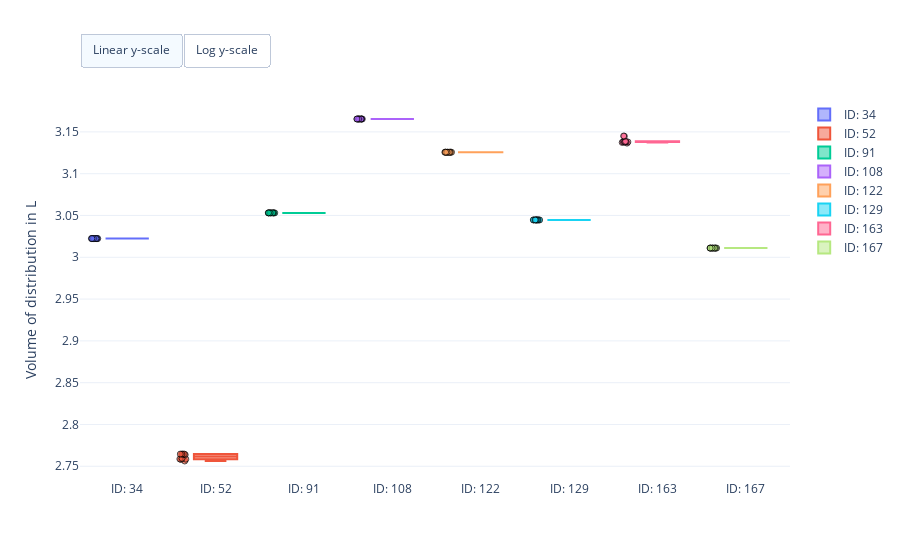
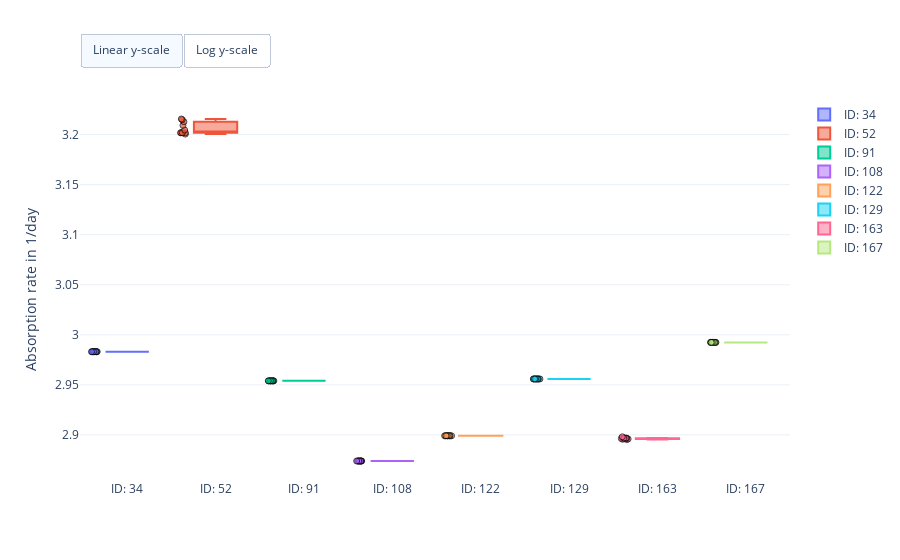
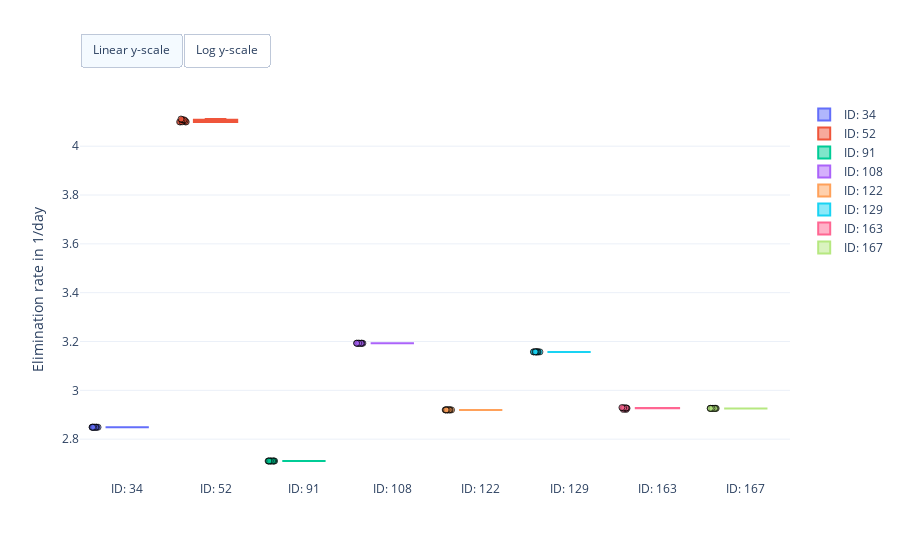
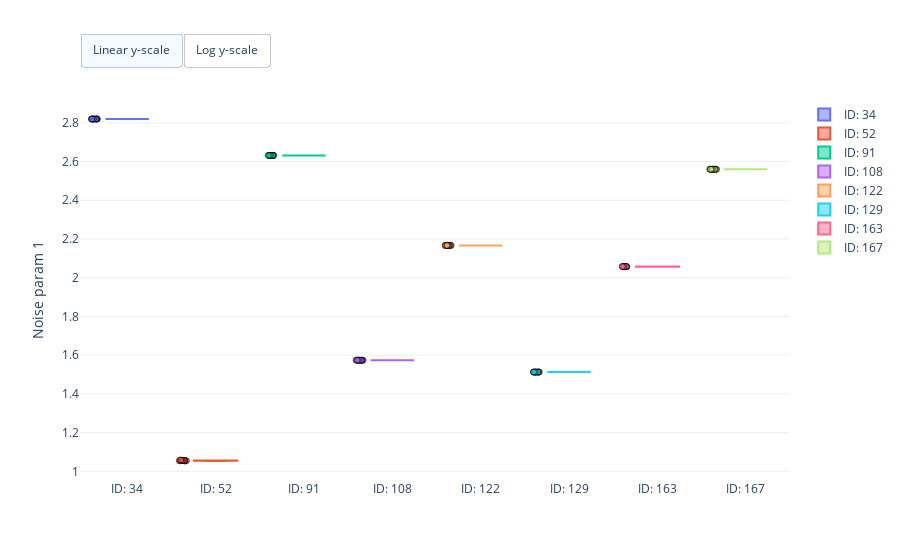

Source (notebook cell) for these figures, in order:
### Markdown cell above
### Visualise optimisation results

### Code cell
fig = erlo.plots.ParameterEstimatePlot()
fig.add_data(map_estimates)

fig.show()

### Figure 1 — Plotly figure (JSON) as saved in the notebook; plotly's stock layout.template omitted (floating-point values rounded to 4 significant figures)
{"data": [{"boxpoints": "all", "hovertemplate": "Estimate: %{y:.2f}<br>%{text}", "jitter": 0.2, "line": {"color": "#636EFA"}, "marker": {"color": "#636EFA", "line": {"color": "black", "width": 1}, "opacity": 0.7, "symbol": "circle"}, "name": "ID: 34", "pointpos": -1.5, "text": ["Run: 1 <br>Log-posterior score: -8.34", "Run: 2 <br>Log-posterior score: -8.34", "Run: 3 <br>Log-posterior score: -8.34", "Run: 4 <br>Log-posterior score: -8.34", "Run: 5 <br>Log-posterior score: -8.34", "Run: 6 <br>Log-posterior score: -8.34", "Run: 7 <br>Log-posterior score: -8.34", "Run: 8 <br>Log-posterior score: -8.34", "Run: 9 <br>Log-posterior score: -8.34", "Run: 10 <br>Log-posterior score: -8.34"], "type": "box", "visible": true, "y": [3.022, 3.022, 3.022, 3.022, 3.022, 3.022, 3.022, 3.022, 3.022, 3.022]}, {"boxpoints": "all", "hovertemplate": "Estimate: %{y:.2f}<br>%{text}", "jitter": 0.2, "line": {"color": "#EF553B"}, "marker": {"color": "#EF553B", "line": {"color": "black", "width": 1}, "opacity": 0.7, "symbol": "circle"}, "name": "ID: 52", "pointpos": -1.5, "text": ["Run: 1 <br>Log-posterior score: -7.49", "Run: 2 <br>Log-posterior score: -7.49", "Run: 3 <br>Log-posterior score: -7.49", "Run: 4 <br>Log-posterior score: -7.49", "Run: 5 <br>Log-posterior score: -7.49", "Run: 6 <br>Log-posterior score: -7.49", "Run: 7 <br>Log-posterior score: -7.49", "Run: 8 <br>Log-posterior score: -7.49", "Run: 9 <br>Log-posterior score: -7.49", "Run: 10 <br>Log-posterior score: -7.49"], "type": "box", "visible": true, "y": [2.759, 2.765, 2.758, 2.765, 2.759, 2.759, 2.756, 2.764, 2.765, 2.765]}, {"boxpoints": "all", "hovertemplate": "Estimate: %{y:.2f}<br>%{text}", "jitter": 0.2, "line": {"color": "#00CC96"}, "marker": {"color": "#00CC96", "line": {"color": "black", "width": 1}, "opacity": 0.7, "symbol": "circle"}, "name": "ID: 91", "pointpos": -1.5, "text": ["Run: 1 <br>Log-posterior score: -10.89", "Run: 2 <br>Log-posterior score: -10.89", "Run: 3 <br>Log-posterior score: -10.89", "Run: 4 <br>Log-posterior score: -10.89", "Run: 5 <br>Log-posterior score: -10.89", "Run: 6 <br>Log-posterior score: -10.89", "Run: 7 <br>Log-posterior score: -10.89", "Run: 8 <br>Log-posterior score: -10.89", "Run: 9 <br>Log-posterior score: -10.89", "Run: 10 <br>Log-posterior score: -10.89"], "type": "box", "visible": true, "y": [3.053, 3.053, 3.053, 3.053, 3.053, 3.053, 3.053, 3.053, 3.053, 3.053]}, {"boxpoints": "all", "hovertemplate": "Estimate: %{y:.2f}<br>%{text}", "jitter": 0.2, "line": {"color": "#AB63FA"}, "marker": {"color": "#AB63FA", "line": {"color": "black", "width": 1}, "opacity": 0.7, "symbol": "circle"}, "name": "ID: 108", "pointpos": -1.5, "text": ["Run: 1 <br>Log-posterior score: -9.85", "Run: 2 <br>Log-posterior score: -9.85", "Run: 3 <br>Log-posterior score: -9.85", "Run: 4 <br>Log-posterior score: -9.85", "Run: 5 <br>Log-posterior score: -9.85", "Run: 6 <br>Log-posterior score: -9.85", "Run: 7 <br>Log-posterior score: -9.85", "Run: 8 <br>Log-posterior score: -9.85", "Run: 9 <br>Log-posterior score: -9.85", "Run: 10 <br>Log-posterior score: -9.85"], "type": "box", "visible": true, "y": [3.165, 3.165, 3.165, 3.165, 3.165, 3.165, 3.165, 3.165, 3.165, 3.165]}, {"boxpoints": "all", "hovertemplate": "Estimate: %{y:.2f}<br>%{text}", "jitter": 0.2, "line": {"color": "#FFA15A"}, "marker": {"color": "#FFA15A", "line": {"color": "black", "width": 1}, "opacity": 0.7, "symbol": "circle"}, "name": "ID: 122", "pointpos": -1.5, "text": ["Run: 1 <br>Log-posterior score: -10.44", "Run: 2 <br>Log-posterior score: -10.44", "Run: 3 <br>Log-posterior score: -10.44", "Run: 4 <br>Log-posterior score: -10.44", "Run: 5 <br>Log-posterior score: -10.44", "Run: 6 <br>Log-posterior score: -10.44", "Run: 7 <br>Log-posterior score: -10.44", "Run: 8 <br>Log-posterior score: -10.44", "Run: 9 <br>Log-posterior score: -10.44", "Run: 10 <br>Log-posterior score: -10.44"], "type": "box", "visible": true, "y": [3.126, 3.126, 3.126, 3.126, 3.126, 3.126, 3.126, 3.126, 3.126, 3.126]}, {"boxpoints": "all", "hovertemplate": "Estimate: %{y:.2f}<br>%{text}", "jitter": 0.2, "line": {"color": "#19D3F3"}, "marker": {"color": "#19D3F3", "line": {"color": "black", "width": 1}, "opacity": 0.7, "symbol": "circle"}, "name": "ID: 129", "pointpos": -1.5, "text": ["Run: 1 <br>Log-posterior score: -9.83", "Run: 2 <br>Log-posterior score: -9.83", "Run: 3 <br>Log-posterior score: -9.83", "Run: 4 <br>Log-posterior score: -9.83", "Run: 5 <br>Log-posterior score: -9.83", "Run: 6 <br>Log-posterior score: -9.83", "Run: 7 <br>Log-posterior score: -9.83", "Run: 8 <br>Log-posterior score: -9.83", "Run: 9 <br>Log-posterior score: -9.83", "Run: 10 <br>Log-posterior score: -9.83"], "type": "box", "visible": true, "y": [3.045, 3.045, 3.045, 3.045, 3.045, 3.045, 3.045, 3.045, 3.045, 3.045]}, {"boxpoints": "all", "hovertemplate": "Estimate: %{y:.2f}<br>%{text}", "jitter": 0.2, "line": {"color": "#FF6692"}, "marker": {"color": "#FF6692", "line": {"color": "black", "width": 1}, "opacity": 0.7, "symbol": "circle"}, "name": "ID: 163", "pointpos": -1.5, "text": ["Run: 1 <br>Log-posterior score: -10.34", "Run: 2 <br>Log-posterior score: -10.34", "Run: 3 <br>Log-posterior score: -10.34", "Run: 4 <br>Log-posterior score: -10.34", "Run: 5 <br>Log-posterior score: -10.34", "Run: 6 <br>Log-posterior score: -10.34", "Run: 7 <br>Log-posterior score: -10.34", "Run: 8 <br>Log-posterior score: -10.34", "Run: 9 <br>Log-posterior score: -10.34", "Run: 10 <br>Log-posterior score: -10.34"], "type": "box", "visible": true, "y": [3.139, 3.145, 3.138, 3.138, 3.137, 3.138, 3.138, 3.145, 3.138, 3.137]}, {"boxpoints": "all", "hovertemplate": "Estimate: %{y:.2f}<br>%{text}", "jitter": 0.2, "line": {"color": "#B6E880"}, "marker": {"color": "#B6E880", "line": {"color": "black", "width": 1}, "opacity": 0.7, "symbol": "circle"}, "name": "ID: 167", "pointpos": -1.5, "text": ["Run: 1 <br>Log-posterior score: -8.20", "Run: 2 <br>Log-posterior score: -8.20", "Run: 3 <br>Log-posterior score: -8.20", "Run: 4 <br>Log-posterior score: -8.20", "Run: 5 <br>Log-posterior score: -8.20", "Run: 6 <br>Log-posterior score: -8.20", "Run: 7 <br>Log-posterior score: -8.20", "Run: 8 <br>Log-posterior score: -8.20", "Run: 9 <br>Log-posterior score: -8.20", "Run: 10 <br>Log-posterior score: -8.20"], "type": "box", "visible": true, "y": [3.011, 3.011, 3.011, 3.011, 3.011, 3.011, 3.011, 3.011, 3.011, 3.011]}], "layout": {"autosize": true, "updatemenus": [{"buttons": [{"args": [{"yaxis.type": "linear"}], "label": "Linear y-scale", "method": "relayout"}, {"args": [{"yaxis.type": "log"}], "label": "Log y-scale", "method": "relayout"}], "direction": "left", "pad": {"r": 0, "t": -10}, "showactive": true, "type": "buttons", "x": 0, "xanchor": "left", "y": 1.15, "yanchor": "top"}], "yaxis": {"title": {"text": "Volume of distribution in L"}}}}

### Figure 2 — Plotly figure (JSON) as saved in the notebook; plotly's stock layout.template omitted (floating-point values rounded to 4 significant figures)
{"data": [{"boxpoints": "all", "hovertemplate": "Estimate: %{y:.2f}<br>%{text}", "jitter": 0.2, "line": {"color": "#636EFA"}, "marker": {"color": "#636EFA", "line": {"color": "black", "width": 1}, "opacity": 0.7, "symbol": "circle"}, "name": "ID: 34", "pointpos": -1.5, "text": ["Run: 1 <br>Log-posterior score: -8.34", "Run: 2 <br>Log-posterior score: -8.34", "Run: 3 <br>Log-posterior score: -8.34", "Run: 4 <br>Log-posterior score: -8.34", "Run: 5 <br>Log-posterior score: -8.34", "Run: 6 <br>Log-posterior score: -8.34", "Run: 7 <br>Log-posterior score: -8.34", "Run: 8 <br>Log-posterior score: -8.34", "Run: 9 <br>Log-posterior score: -8.34", "Run: 10 <br>Log-posterior score: -8.34"], "type": "box", "visible": true, "y": [2.983, 2.983, 2.983, 2.983, 2.983, 2.983, 2.983, 2.983, 2.983, 2.983]}, {"boxpoints": "all", "hovertemplate": "Estimate: %{y:.2f}<br>%{text}", "jitter": 0.2, "line": {"color": "#EF553B"}, "marker": {"color": "#EF553B", "line": {"color": "black", "width": 1}, "opacity": 0.7, "symbol": "circle"}, "name": "ID: 52", "pointpos": -1.5, "text": ["Run: 1 <br>Log-posterior score: -7.49", "Run: 2 <br>Log-posterior score: -7.49", "Run: 3 <br>Log-posterior score: -7.49", "Run: 4 <br>Log-posterior score: -7.49", "Run: 5 <br>Log-posterior score: -7.49", "Run: 6 <br>Log-posterior score: -7.49", "Run: 7 <br>Log-posterior score: -7.49", "Run: 8 <br>Log-posterior score: -7.49", "Run: 9 <br>Log-posterior score: -7.49", "Run: 10 <br>Log-posterior score: -7.49"], "type": "box", "visible": true, "y": [3.209, 3.202, 3.205, 3.202, 3.213, 3.201, 3.215, 3.216, 3.202, 3.202]}, {"boxpoints": "all", "hovertemplate": "Estimate: %{y:.2f}<br>%{text}", "jitter": 0.2, "line": {"color": "#00CC96"}, "marker": {"color": "#00CC96", "line": {"color": "black", "width": 1}, "opacity": 0.7, "symbol": "circle"}, "name": "ID: 91", "pointpos": -1.5, "text": ["Run: 1 <br>Log-posterior score: -10.89", "Run: 2 <br>Log-posterior score: -10.89", "Run: 3 <br>Log-posterior score: -10.89", "Run: 4 <br>Log-posterior score: -10.89", "Run: 5 <br>Log-posterior score: -10.89", "Run: 6 <br>Log-posterior score: -10.89", "Run: 7 <br>Log-posterior score: -10.89", "Run: 8 <br>Log-posterior score: -10.89", "Run: 9 <br>Log-posterior score: -10.89", "Run: 10 <br>Log-posterior score: -10.89"], "type": "box", "visible": true, "y": [2.954, 2.954, 2.954, 2.954, 2.954, 2.954, 2.954, 2.954, 2.954, 2.954]}, {"boxpoints": "all", "hovertemplate": "Estimate: %{y:.2f}<br>%{text}", "jitter": 0.2, "line": {"color": "#AB63FA"}, "marker": {"color": "#AB63FA", "line": {"color": "black", "width": 1}, "opacity": 0.7, "symbol": "circle"}, "name": "ID: 108", "pointpos": -1.5, "text": ["Run: 1 <br>Log-posterior score: -9.85", "Run: 2 <br>Log-posterior score: -9.85", "Run: 3 <br>Log-posterior score: -9.85", "Run: 4 <br>Log-posterior score: -9.85", "Run: 5 <br>Log-posterior score: -9.85", "Run: 6 <br>Log-posterior score: -9.85", "Run: 7 <br>Log-posterior score: -9.85", "Run: 8 <br>Log-posterior score: -9.85", "Run: 9 <br>Log-posterior score: -9.85", "Run: 10 <br>Log-posterior score: -9.85"], "type": "box", "visible": true, "y": [2.874, 2.874, 2.874, 2.874, 2.874, 2.874, 2.874, 2.874, 2.874, 2.874]}, {"boxpoints": "all", "hovertemplate": "Estimate: %{y:.2f}<br>%{text}", "jitter": 0.2, "line": {"color": "#FFA15A"}, "marker": {"color": "#FFA15A", "line": {"color": "black", "width": 1}, "opacity": 0.7, "symbol": "circle"}, "name": "ID: 122", "pointpos": -1.5, "text": ["Run: 1 <br>Log-posterior score: -10.44", "Run: 2 <br>Log-posterior score: -10.44", "Run: 3 <br>Log-posterior score: -10.44", "Run: 4 <br>Log-posterior score: -10.44", "Run: 5 <br>Log-posterior score: -10.44", "Run: 6 <br>Log-posterior score: -10.44", "Run: 7 <br>Log-posterior score: -10.44", "Run: 8 <br>Log-posterior score: -10.44", "Run: 9 <br>Log-posterior score: -10.44", "Run: 10 <br>Log-posterior score: -10.44"], "type": "box", "visible": true, "y": [2.899, 2.899, 2.899, 2.899, 2.899, 2.899, 2.899, 2.899, 2.899, 2.899]}, {"boxpoints": "all", "hovertemplate": "Estimate: %{y:.2f}<br>%{text}", "jitter": 0.2, "line": {"color": "#19D3F3"}, "marker": {"color": "#19D3F3", "line": {"color": "black", "width": 1}, "opacity": 0.7, "symbol": "circle"}, "name": "ID: 129", "pointpos": -1.5, "text": ["Run: 1 <br>Log-posterior score: -9.83", "Run: 2 <br>Log-posterior score: -9.83", "Run: 3 <br>Log-posterior score: -9.83", "Run: 4 <br>Log-posterior score: -9.83", "Run: 5 <br>Log-posterior score: -9.83", "Run: 6 <br>Log-posterior score: -9.83", "Run: 7 <br>Log-posterior score: -9.83", "Run: 8 <br>Log-posterior score: -9.83", "Run: 9 <br>Log-posterior score: -9.83", "Run: 10 <br>Log-posterior score: -9.83"], "type": "box", "visible": true, "y": [2.956, 2.956, 2.956, 2.956, 2.956, 2.956, 2.956, 2.956, 2.956, 2.956]}, {"boxpoints": "all", "hovertemplate": "Estimate: %{y:.2f}<br>%{text}", "jitter": 0.2, "line": {"color": "#FF6692"}, "marker": {"color": "#FF6692", "line": {"color": "black", "width": 1}, "opacity": 0.7, "symbol": "circle"}, "name": "ID: 163", "pointpos": -1.5, "text": ["Run: 1 <br>Log-posterior score: -10.34", "Run: 2 <br>Log-posterior score: -10.34", "Run: 3 <br>Log-posterior score: -10.34", "Run: 4 <br>Log-posterior score: -10.34", "Run: 5 <br>Log-posterior score: -10.34", "Run: 6 <br>Log-posterior score: -10.34", "Run: 7 <br>Log-posterior score: -10.34", "Run: 8 <br>Log-posterior score: -10.34", "Run: 9 <br>Log-posterior score: -10.34", "Run: 10 <br>Log-posterior score: -10.34"], "type": "box", "visible": true, "y": [2.895, 2.896, 2.897, 2.897, 2.898, 2.897, 2.897, 2.896, 2.897, 2.896]}, {"boxpoints": "all", "hovertemplate": "Estimate: %{y:.2f}<br>%{text}", "jitter": 0.2, "line": {"color": "#B6E880"}, "marker": {"color": "#B6E880", "line": {"color": "black", "width": 1}, "opacity": 0.7, "symbol": "circle"}, "name": "ID: 167", "pointpos": -1.5, "text": ["Run: 1 <br>Log-posterior score: -8.20", "Run: 2 <br>Log-posterior score: -8.20", "Run: 3 <br>Log-posterior score: -8.20", "Run: 4 <br>Log-posterior score: -8.20", "Run: 5 <br>Log-posterior score: -8.20", "Run: 6 <br>Log-posterior score: -8.20", "Run: 7 <br>Log-posterior score: -8.20", "Run: 8 <br>Log-posterior score: -8.20", "Run: 9 <br>Log-posterior score: -8.20", "Run: 10 <br>Log-posterior score: -8.20"], "type": "box", "visible": true, "y": [2.992, 2.992, 2.992, 2.992, 2.992, 2.992, 2.992, 2.992, 2.992, 2.992]}], "layout": {"autosize": true, "updatemenus": [{"buttons": [{"args": [{"yaxis.type": "linear"}], "label": "Linear y-scale", "method": "relayout"}, {"args": [{"yaxis.type": "log"}], "label": "Log y-scale", "method": "relayout"}], "direction": "left", "pad": {"r": 0, "t": -10}, "showactive": true, "type": "buttons", "x": 0, "xanchor": "left", "y": 1.15, "yanchor": "top"}], "yaxis": {"title": {"text": "Absorption rate in 1/day"}}}}

### Figure 3 — Plotly figure (JSON) as saved in the notebook; plotly's stock layout.template omitted (floating-point values rounded to 4 significant figures)
{"data": [{"boxpoints": "all", "hovertemplate": "Estimate: %{y:.2f}<br>%{text}", "jitter": 0.2, "line": {"color": "#636EFA"}, "marker": {"color": "#636EFA", "line": {"color": "black", "width": 1}, "opacity": 0.7, "symbol": "circle"}, "name": "ID: 34", "pointpos": -1.5, "text": ["Run: 1 <br>Log-posterior score: -8.34", "Run: 2 <br>Log-posterior score: -8.34", "Run: 3 <br>Log-posterior score: -8.34", "Run: 4 <br>Log-posterior score: -8.34", "Run: 5 <br>Log-posterior score: -8.34", "Run: 6 <br>Log-posterior score: -8.34", "Run: 7 <br>Log-posterior score: -8.34", "Run: 8 <br>Log-posterior score: -8.34", "Run: 9 <br>Log-posterior score: -8.34", "Run: 10 <br>Log-posterior score: -8.34"], "type": "box", "visible": true, "y": [2.849, 2.849, 2.849, 2.849, 2.849, 2.849, 2.849, 2.849, 2.849, 2.849]}, {"boxpoints": "all", "hovertemplate": "Estimate: %{y:.2f}<br>%{text}", "jitter": 0.2, "line": {"color": "#EF553B"}, "marker": {"color": "#EF553B", "line": {"color": "black", "width": 1}, "opacity": 0.7, "symbol": "circle"}, "name": "ID: 52", "pointpos": -1.5, "text": ["Run: 1 <br>Log-posterior score: -7.49", "Run: 2 <br>Log-posterior score: -7.49", "Run: 3 <br>Log-posterior score: -7.49", "Run: 4 <br>Log-posterior score: -7.49", "Run: 5 <br>Log-posterior score: -7.49", "Run: 6 <br>Log-posterior score: -7.49", "Run: 7 <br>Log-posterior score: -7.49", "Run: 8 <br>Log-posterior score: -7.49", "Run: 9 <br>Log-posterior score: -7.49", "Run: 10 <br>Log-posterior score: -7.49"], "type": "box", "visible": true, "y": [4.107, 4.1, 4.108, 4.1, 4.105, 4.111, 4.1, 4.109, 4.1, 4.1]}, {"boxpoints": "all", "hovertemplate": "Estimate: %{y:.2f}<br>%{text}", "jitter": 0.2, "line": {"color": "#00CC96"}, "marker": {"color": "#00CC96", "line": {"color": "black", "width": 1}, "opacity": 0.7, "symbol": "circle"}, "name": "ID: 91", "pointpos": -1.5, "text": ["Run: 1 <br>Log-posterior score: -10.89", "Run: 2 <br>Log-posterior score: -10.89", "Run: 3 <br>Log-posterior score: -10.89", "Run: 4 <br>Log-posterior score: -10.89", "Run: 5 <br>Log-posterior score: -10.89", "Run: 6 <br>Log-posterior score: -10.89", "Run: 7 <br>Log-posterior score: -10.89", "Run: 8 <br>Log-posterior score: -10.89", "Run: 9 <br>Log-posterior score: -10.89", "Run: 10 <br>Log-posterior score: -10.89"], "type": "box", "visible": true, "y": [2.71, 2.71, 2.71, 2.71, 2.71, 2.71, 2.71, 2.71, 2.71, 2.71]}, {"boxpoints": "all", "hovertemplate": "Estimate: %{y:.2f}<br>%{text}", "jitter": 0.2, "line": {"color": "#AB63FA"}, "marker": {"color": "#AB63FA", "line": {"color": "black", "width": 1}, "opacity": 0.7, "symbol": "circle"}, "name": "ID: 108", "pointpos": -1.5, "text": ["Run: 1 <br>Log-posterior score: -9.85", "Run: 2 <br>Log-posterior score: -9.85", "Run: 3 <br>Log-posterior score: -9.85", "Run: 4 <br>Log-posterior score: -9.85", "Run: 5 <br>Log-posterior score: -9.85", "Run: 6 <br>Log-posterior score: -9.85", "Run: 7 <br>Log-posterior score: -9.85", "Run: 8 <br>Log-posterior score: -9.85", "Run: 9 <br>Log-posterior score: -9.85", "Run: 10 <br>Log-posterior score: -9.85"], "type": "box", "visible": true, "y": [3.193, 3.193, 3.193, 3.193, 3.193, 3.193, 3.193, 3.193, 3.193, 3.193]}, {"boxpoints": "all", "hovertemplate": "Estimate: %{y:.2f}<br>%{text}", "jitter": 0.2, "line": {"color": "#FFA15A"}, "marker": {"color": "#FFA15A", "line": {"color": "black", "width": 1}, "opacity": 0.7, "symbol": "circle"}, "name": "ID: 122", "pointpos": -1.5, "text": ["Run: 1 <br>Log-posterior score: -10.44", "Run: 2 <br>Log-posterior score: -10.44", "Run: 3 <br>Log-posterior score: -10.44", "Run: 4 <br>Log-posterior score: -10.44", "Run: 5 <br>Log-posterior score: -10.44", "Run: 6 <br>Log-posterior score: -10.44", "Run: 7 <br>Log-posterior score: -10.44", "Run: 8 <br>Log-posterior score: -10.44", "Run: 9 <br>Log-posterior score: -10.44", "Run: 10 <br>Log-posterior score: -10.44"], "type": "box", "visible": true, "y": [2.92, 2.92, 2.92, 2.92, 2.92, 2.92, 2.92, 2.92, 2.92, 2.92]}, {"boxpoints": "all", "hovertemplate": "Estimate: %{y:.2f}<br>%{text}", "jitter": 0.2, "line": {"color": "#19D3F3"}, "marker": {"color": "#19D3F3", "line": {"color": "black", "width": 1}, "opacity": 0.7, "symbol": "circle"}, "name": "ID: 129", "pointpos": -1.5, "text": ["Run: 1 <br>Log-posterior score: -9.83", "Run: 2 <br>Log-posterior score: -9.83", "Run: 3 <br>Log-posterior score: -9.83", "Run: 4 <br>Log-posterior score: -9.83", "Run: 5 <br>Log-posterior score: -9.83", "Run: 6 <br>Log-posterior score: -9.83", "Run: 7 <br>Log-posterior score: -9.83", "Run: 8 <br>Log-posterior score: -9.83", "Run: 9 <br>Log-posterior score: -9.83", "Run: 10 <br>Log-posterior score: -9.83"], "type": "box", "visible": true, "y": [3.157, 3.157, 3.157, 3.157, 3.157, 3.157, 3.157, 3.157, 3.157, 3.157]}, {"boxpoints": "all", "hovertemplate": "Estimate: %{y:.2f}<br>%{text}", "jitter": 0.2, "line": {"color": "#FF6692"}, "marker": {"color": "#FF6692", "line": {"color": "black", "width": 1}, "opacity": 0.7, "symbol": "circle"}, "name": "ID: 163", "pointpos": -1.5, "text": ["Run: 1 <br>Log-posterior score: -10.34", "Run: 2 <br>Log-posterior score: -10.34", "Run: 3 <br>Log-posterior score: -10.34", "Run: 4 <br>Log-posterior score: -10.34", "Run: 5 <br>Log-posterior score: -10.34", "Run: 6 <br>Log-posterior score: -10.34", "Run: 7 <br>Log-posterior score: -10.34", "Run: 8 <br>Log-posterior score: -10.34", "Run: 9 <br>Log-posterior score: -10.34", "Run: 10 <br>Log-posterior score: -10.34"], "type": "box", "visible": true, "y": [2.929, 2.922, 2.928, 2.928, 2.927, 2.928, 2.928, 2.921, 2.928, 2.927]}, {"boxpoints": "all", "hovertemplate": "Estimate: %{y:.2f}<br>%{text}", "jitter": 0.2, "line": {"color": "#B6E880"}, "marker": {"color": "#B6E880", "line": {"color": "black", "width": 1}, "opacity": 0.7, "symbol": "circle"}, "name": "ID: 167", "pointpos": -1.5, "text": ["Run: 1 <br>Log-posterior score: -8.20", "Run: 2 <br>Log-posterior score: -8.20", "Run: 3 <br>Log-posterior score: -8.20", "Run: 4 <br>Log-posterior score: -8.20", "Run: 5 <br>Log-posterior score: -8.20", "Run: 6 <br>Log-posterior score: -8.20", "Run: 7 <br>Log-posterior score: -8.20", "Run: 8 <br>Log-posterior score: -8.20", "Run: 9 <br>Log-posterior score: -8.20", "Run: 10 <br>Log-posterior score: -8.20"], "type": "box", "visible": true, "y": [2.926, 2.926, 2.926, 2.926, 2.926, 2.926, 2.926, 2.926, 2.926, 2.926]}], "layout": {"autosize": true, "updatemenus": [{"buttons": [{"args": [{"yaxis.type": "linear"}], "label": "Linear y-scale", "method": "relayout"}, {"args": [{"yaxis.type": "log"}], "label": "Log y-scale", "method": "relayout"}], "direction": "left", "pad": {"r": 0, "t": -10}, "showactive": true, "type": "buttons", "x": 0, "xanchor": "left", "y": 1.15, "yanchor": "top"}], "yaxis": {"title": {"text": "Elimination rate in 1/day"}}}}

### Figure 4 — Plotly figure (JSON) as saved in the notebook; plotly's stock layout.template omitted (floating-point values rounded to 4 significant figures)
{"data": [{"boxpoints": "all", "hovertemplate": "Estimate: %{y:.2f}<br>%{text}", "jitter": 0.2, "line": {"color": "#636EFA"}, "marker": {"color": "#636EFA", "line": {"color": "black", "width": 1}, "opacity": 0.7, "symbol": "circle"}, "name": "ID: 34", "pointpos": -1.5, "text": ["Run: 1 <br>Log-posterior score: -8.34", "Run: 2 <br>Log-posterior score: -8.34", "Run: 3 <br>Log-posterior score: -8.34", "Run: 4 <br>Log-posterior score: -8.34", "Run: 5 <br>Log-posterior score: -8.34", "Run: 6 <br>Log-posterior score: -8.34", "Run: 7 <br>Log-posterior score: -8.34", "Run: 8 <br>Log-posterior score: -8.34", "Run: 9 <br>Log-posterior score: -8.34", "Run: 10 <br>Log-posterior score: -8.34"], "type": "box", "visible": true, "y": [2.82, 2.82, 2.82, 2.82, 2.82, 2.82, 2.82, 2.82, 2.82, 2.82]}, {"boxpoints": "all", "hovertemplate": "Estimate: %{y:.2f}<br>%{text}", "jitter": 0.2, "line": {"color": "#EF553B"}, "marker": {"color": "#EF553B", "line": {"color": "black", "width": 1}, "opacity": 0.7, "symbol": "circle"}, "name": "ID: 52", "pointpos": -1.5, "text": ["Run: 1 <br>Log-posterior score: -7.49", "Run: 2 <br>Log-posterior score: -7.49", "Run: 3 <br>Log-posterior score: -7.49", "Run: 4 <br>Log-posterior score: -7.49", "Run: 5 <br>Log-posterior score: -7.49", "Run: 6 <br>Log-posterior score: -7.49", "Run: 7 <br>Log-posterior score: -7.49", "Run: 8 <br>Log-posterior score: -7.49", "Run: 9 <br>Log-posterior score: -7.49", "Run: 10 <br>Log-posterior score: -7.49"], "type": "box", "visible": true, "y": [1.056, 1.056, 1.055, 1.056, 1.055, 1.055, 1.059, 1.053, 1.056, 1.056]}, {"boxpoints": "all", "hovertemplate": "Estimate: %{y:.2f}<br>%{text}", "jitter": 0.2, "line": {"color": "#00CC96"}, "marker": {"color": "#00CC96", "line": {"color": "black", "width": 1}, "opacity": 0.7, "symbol": "circle"}, "name": "ID: 91", "pointpos": -1.5, "text": ["Run: 1 <br>Log-posterior score: -10.89", "Run: 2 <br>Log-posterior score: -10.89", "Run: 3 <br>Log-posterior score: -10.89", "Run: 4 <br>Log-posterior score: -10.89", "Run: 5 <br>Log-posterior score: -10.89", "Run: 6 <br>Log-posterior score: -10.89", "Run: 7 <br>Log-posterior score: -10.89", "Run: 8 <br>Log-posterior score: -10.89", "Run: 9 <br>Log-posterior score: -10.89", "Run: 10 <br>Log-posterior score: -10.89"], "type": "box", "visible": true, "y": [2.632, 2.632, 2.632, 2.632, 2.632, 2.632, 2.632, 2.632, 2.632, 2.632]}, {"boxpoints": "all", "hovertemplate": "Estimate: %{y:.2f}<br>%{text}", "jitter": 0.2, "line": {"color": "#AB63FA"}, "marker": {"color": "#AB63FA", "line": {"color": "black", "width": 1}, "opacity": 0.7, "symbol": "circle"}, "name": "ID: 108", "pointpos": -1.5, "text": ["Run: 1 <br>Log-posterior score: -9.85", "Run: 2 <br>Log-posterior score: -9.85", "Run: 3 <br>Log-posterior score: -9.85", "Run: 4 <br>Log-posterior score: -9.85", "Run: 5 <br>Log-posterior score: -9.85", "Run: 6 <br>Log-posterior score: -9.85", "Run: 7 <br>Log-posterior score: -9.85", "Run: 8 <br>Log-posterior score: -9.85", "Run: 9 <br>Log-posterior score: -9.85", "Run: 10 <br>Log-posterior score: -9.85"], "type": "box", "visible": true, "y": [1.574, 1.574, 1.574, 1.574, 1.574, 1.574, 1.574, 1.574, 1.574, 1.574]}, {"boxpoints": "all", "hovertemplate": "Estimate: %{y:.2f}<br>%{text}", "jitter": 0.2, "line": {"color": "#FFA15A"}, "marker": {"color": "#FFA15A", "line": {"color": "black", "width": 1}, "opacity": 0.7, "symbol": "circle"}, "name": "ID: 122", "pointpos": -1.5, "text": ["Run: 1 <br>Log-posterior score: -10.44", "Run: 2 <br>Log-posterior score: -10.44", "Run: 3 <br>Log-posterior score: -10.44", "Run: 4 <br>Log-posterior score: -10.44", "Run: 5 <br>Log-posterior score: -10.44", "Run: 6 <br>Log-posterior score: -10.44", "Run: 7 <br>Log-posterior score: -10.44", "Run: 8 <br>Log-posterior score: -10.44", "Run: 9 <br>Log-posterior score: -10.44", "Run: 10 <br>Log-posterior score: -10.44"], "type": "box", "visible": true, "y": [2.167, 2.167, 2.167, 2.167, 2.167, 2.167, 2.167, 2.167, 2.167, 2.167]}, {"boxpoints": "all", "hovertemplate": "Estimate: %{y:.2f}<br>%{text}", "jitter": 0.2, "line": {"color": "#19D3F3"}, "marker": {"color": "#19D3F3", "line": {"color": "black", "width": 1}, "opacity": 0.7, "symbol": "circle"}, "name": "ID: 129", "pointpos": -1.5, "text": ["Run: 1 <br>Log-posterior score: -9.83", "Run: 2 <br>Log-posterior score: -9.83", "Run: 3 <br>Log-posterior score: -9.83", "Run: 4 <br>Log-posterior score: -9.83", "Run: 5 <br>Log-posterior score: -9.83", "Run: 6 <br>Log-posterior score: -9.83", "Run: 7 <br>Log-posterior score: -9.83", "Run: 8 <br>Log-posterior score: -9.83", "Run: 9 <br>Log-posterior score: -9.83", "Run: 10 <br>Log-posterior score: -9.83"], "type": "box", "visible": true, "y": [1.513, 1.513, 1.513, 1.513, 1.513, 1.513, 1.513, 1.513, 1.513, 1.513]}, {"boxpoints": "all", "hovertemplate": "Estimate: %{y:.2f}<br>%{text}", "jitter": 0.2, "line": {"color": "#FF6692"}, "marker": {"color": "#FF6692", "line": {"color": "black", "width": 1}, "opacity": 0.7, "symbol": "circle"}, "name": "ID: 163", "pointpos": -1.5, "text": ["Run: 1 <br>Log-posterior score: -10.34", "Run: 2 <br>Log-posterior score: -10.34", "Run: 3 <br>Log-posterior score: -10.34", "Run: 4 <br>Log-posterior score: -10.34", "Run: 5 <br>Log-posterior score: -10.34", "Run: 6 <br>Log-posterior score: -10.34", "Run: 7 <br>Log-posterior score: -10.34", "Run: 8 <br>Log-posterior score: -10.34", "Run: 9 <br>Log-posterior score: -10.34", "Run: 10 <br>Log-posterior score: -10.34"], "type": "box", "visible": true, "y": [2.057, 2.056, 2.057, 2.057, 2.058, 2.057, 2.057, 2.056, 2.057, 2.057]}, {"boxpoints": "all", "hovertemplate": "Estimate: %{y:.2f}<br>%{text}", "jitter": 0.2, "line": {"color": "#B6E880"}, "marker": {"color": "#B6E880", "line": {"color": "black", "width": 1}, "opacity": 0.7, "symbol": "circle"}, "name": "ID: 167", "pointpos": -1.5, "text": ["Run: 1 <br>Log-posterior score: -8.20", "Run: 2 <br>Log-posterior score: -8.20", "Run: 3 <br>Log-posterior score: -8.20", "Run: 4 <br>Log-posterior score: -8.20", "Run: 5 <br>Log-posterior score: -8.20", "Run: 6 <br>Log-posterior score: -8.20", "Run: 7 <br>Log-posterior score: -8.20", "Run: 8 <br>Log-posterior score: -8.20", "Run: 9 <br>Log-posterior score: -8.20", "Run: 10 <br>Log-posterior score: -8.20"], "type": "box", "visible": true, "y": [2.56, 2.56, 2.56, 2.56, 2.56, 2.56, 2.56, 2.56, 2.56, 2.56]}], "layout": {"autosize": true, "updatemenus": [{"buttons": [{"args": [{"yaxis.type": "linear"}], "label": "Linear y-scale", "method": "relayout"}, {"args": [{"yaxis.type": "log"}], "label": "Log y-scale", "method": "relayout"}], "direction": "left", "pad": {"r": 0, "t": -10}, "showactive": true, "type": "buttons", "x": 0, "xanchor": "left", "y": 1.15, "yanchor": "top"}], "yaxis": {"title": {"text": "Noise param 1"}}}}
